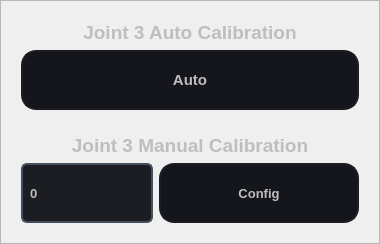
                  <widget class="QFrame" name="frame_33">
                   <property name="frameShape">
                    <enum>QFrame::StyledPanel</enum>
                   </property>
                   <property name="frameShadow">
                    <enum>QFrame::Raised</enum>
                   </property>
                   <layout class="QGridLayout" name="gridLayout_29">
                    <item row="0" column="0">
                     <widget class="QFrame" name="frame_40">
                      <property name="frameShape">
                       <enum>QFrame::NoFrame</enum>
                      </property>
                      <property name="frameShadow">
                       <enum>QFrame::Raised</enum>
                      </property>
                      <layout class="QGridLayout" name="gridLayout_28">
                       <item row="0" column="0" colspan="2">
                        <widget class="QLabel" name="label_64">
                         <property name="maximumSize">
                          <size>
                           <width>16777215</width>
                           <height>16777215</height>
                          </size>
                         </property>
                         <property name="font">
                          <font>
                           <family>Segoe UI</family>
                           <pointsize>14</pointsize>
                           <weight>75</weight>
                           <bold>true</bold>
                          </font>
                         </property>
                         <property name="styleSheet">
                          <string notr="true">color: rgb(190, 190, 190);</string>
                         </property>
                         <property name="text">
                          <string>Joint 3 Auto Calibration</string>
                         </property>
                         <property name="alignment">
                          <set>Qt::AlignCenter</set>
                         </property>
                        </widget>
                       </item>
                       <item row="1" column="0" colspan="2">
                        <widget class="QPushButton" name="pushButton_J3_auto">
                         <property name="minimumSize">
                          <size>
                           <width>0</width>
                           <height>60</height>
                          </size>
                         </property>
                         <property name="font">
                          <font>
                           <family>Segoe UI</family>
                           <pointsize>11</pointsize>
                           <weight>75</weight>
                           <bold>true</bold>
                          </font>
                         </property>
                         <property name="styleSheet">
                          <string notr="true">QPushButton{
background-color: rgb(20, 22, 28);
color: rgb(190, 190, 190);
border:2px solid rgb(27, 29, 35);
border-radius:15px;
}

QPushButton:hover{
	border:2px solid rgb(77, 77, 77);
	background-color: rgb(77, 77, 77);
}</string>
                         </property>
                         <property name="text">
                          <string>Auto</string>
                         </property>
                        </widget>
                       </item>
                      </layout>
                     </widget>
                    </item>
                    <item row="1" column="0">
                     <widget class="QFrame" name="frame_39">
                      <property name="frameShape">
                       <enum>QFrame::NoFrame</enum>
                      </property>
                      <property name="frameShadow">
                       <enum>QFrame::Raised</enum>
                      </property>
                      <layout class="QGridLayout" name="gridLayout_27">
                       <item row="1" column="0">
                        <widget class="QLineEdit" name="lineEdit_J3_manual">
                         <property name="minimumSize">
                          <size>
                           <width>0</width>
                           <height>60</height>
                          </size>
                         </property>
                         <property name="font">
                          <font>
                           <family>Segoe UI</family>
                           <pointsize>10</pointsize>
                           <weight>75</weight>
                           <bold>true</bold>
                          </font>
                         </property>
                         <property name="styleSheet">
                          <string notr="true">QLineEdit{
	color: rgb(190, 190, 190);
	border:2px solid rgb(69, 78, 95);
	border-radius:6px;
	padding-left:5px;
	background-color: rgb(27, 29, 35);
}

QLineEdit:Hover{
border:2px solid rgb(84, 95, 116);
}</string>
                         </property>
                         <property name="text">
                          <string>0</string>
                         </property>
                        </widget>
                       </item>
                       <item row="1" column="1">
                        <widget class="QPushButton" name="pushButton_J3_manual">
                         <property name="minimumSize">
                          <size>
                           <width>200</width>
                           <height>60</height>
                          </size>
                         </property>
                         <property name="font">
                          <font>
                           <family>Segoe UI</family>
                           <pointsize>10</pointsize>
                           <weight>75</weight>
                           <bold>true</bold>
                          </font>
                         </property>
                         <property name="styleSheet">
                          <string notr="true">QPushButton{
background-color: rgb(20, 22, 28);
color: rgb(190, 190, 190);
border:2px solid rgb(27, 29, 35);
border-radius:15px;
}

QPushButton:hover{
	border:2px solid rgb(77, 77, 77);
	background-color: rgb(77, 77, 77);
}</string>
                         </property>
                         <property name="text">
                          <string>Config</string>
                         </property>
                        </widget>
                       </item>
                       <item row="0" column="0" colspan="2">
                        <widget class="QLabel" name="label_63">
                         <property name="font">
                          <font>
                           <family>Segoe UI</family>
                           <pointsize>14</pointsize>
                           <weight>75</weight>
                           <bold>true</bold>
                          </font>
                         </property>
                         <property name="styleSheet">
                          <string notr="true">color: rgb(190, 190, 190);</string>
                         </property>
                         <property name="text">
                          <string>Joint 3 Manual Calibration</string>
                         </property>
                         <property name="alignment">
                          <set>Qt::AlignCenter</set>
                         </property>
                        </widget>
                       </item>
                      </layout>
                     </widget>
                    </item>
                   </layout>
                  </widget>
